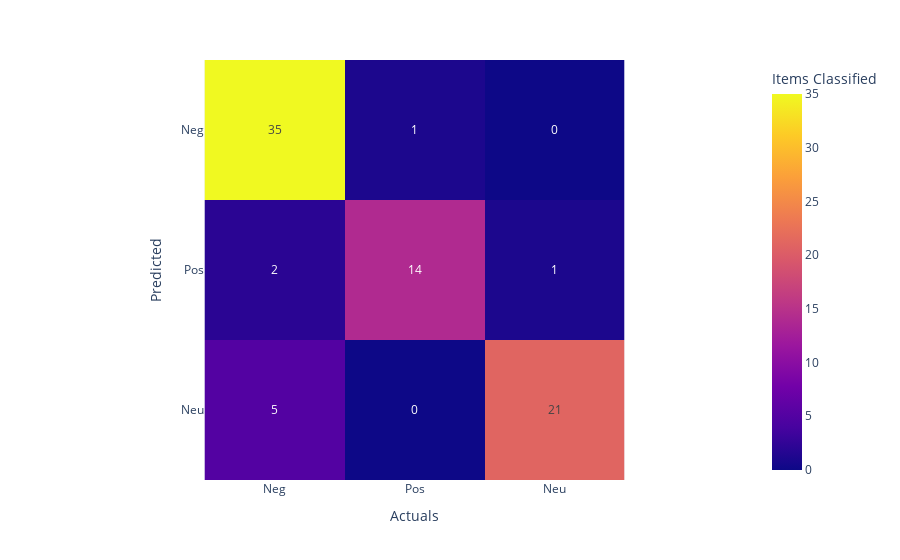
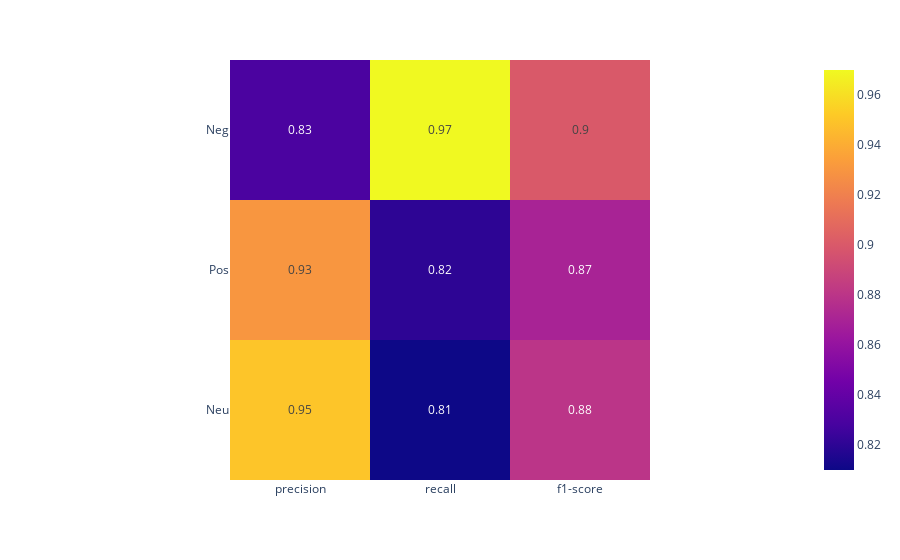

Here is the notebook cell these charts were saved with, in order:
### Markdown cell above
### Neural Nets

### Code cell
X_train, X_test, y_train, y_test, input_dim = prepare_data(obesity, method = "neural_net")

model, history = build_nn(X_train, X_test, y_train, y_test, input_dim)

plot_acc_loss(history)

get_metrics(model, obesity, X_test, y_test, method = "neural_net")

### Figure 1 — Plotly figure (JSON) as saved in the notebook; plotly's stock layout.template omitted (floating-point values rounded to 4 significant figures)
{"data": [{"coloraxis": "coloraxis", "hovertemplate": "Actuals: %{x}<br>Predicted: %{y}<br>Items Classified: %{z}<extra></extra>", "name": "0", "texttemplate": "%{z}", "type": "heatmap", "x": ["Neg", "Pos", "Neu"], "xaxis": "x", "y": ["Neg", "Pos", "Neu"], "yaxis": "y", "z": [[35, 1, 0], [2, 14, 1], [5, 0, 21]]}], "layout": {"coloraxis": {"colorbar": {"title": {"text": "Items Classified"}}, "colorscale": [[0, "#0d0887"], [0.1111, "#46039f"], [0.2222, "#7201a8"], [0.3333, "#9c179e"], [0.4444, "#bd3786"], [0.5556, "#d8576b"], [0.6667, "#ed7953"], [0.7778, "#fb9f3a"], [0.8889, "#fdca26"], [1, "#f0f921"]]}, "margin": {"t": 60}, "xaxis": {"anchor": "y", "constrain": "domain", "domain": [0, 1], "scaleanchor": "y", "title": {"text": "Actuals"}}, "yaxis": {"anchor": "x", "autorange": "reversed", "constrain": "domain", "domain": [0, 1], "title": {"text": "Predicted"}}}}

### Figure 2 — Plotly figure (JSON) as saved in the notebook; plotly's stock layout.template omitted (floating-point values rounded to 4 significant figures)
{"data": [{"coloraxis": "coloraxis", "hovertemplate": "x: %{x}<br>y: %{y}<br>color: %{z}<extra></extra>", "name": "0", "texttemplate": "%{z}", "type": "heatmap", "x": ["precision", "recall", "f1-score"], "xaxis": "x", "y": ["Neg", "Pos", "Neu"], "yaxis": "y", "z": [[0.83, 0.97, 0.9], [0.93, 0.82, 0.87], [0.95, 0.81, 0.88]]}], "layout": {"coloraxis": {"colorscale": [[0, "#0d0887"], [0.1111, "#46039f"], [0.2222, "#7201a8"], [0.3333, "#9c179e"], [0.4444, "#bd3786"], [0.5556, "#d8576b"], [0.6667, "#ed7953"], [0.7778, "#fb9f3a"], [0.8889, "#fdca26"], [1, "#f0f921"]]}, "margin": {"t": 60}, "xaxis": {"anchor": "y", "constrain": "domain", "domain": [0, 1], "scaleanchor": "y"}, "yaxis": {"anchor": "x", "autorange": "reversed", "constrain": "domain", "domain": [0, 1]}}}
